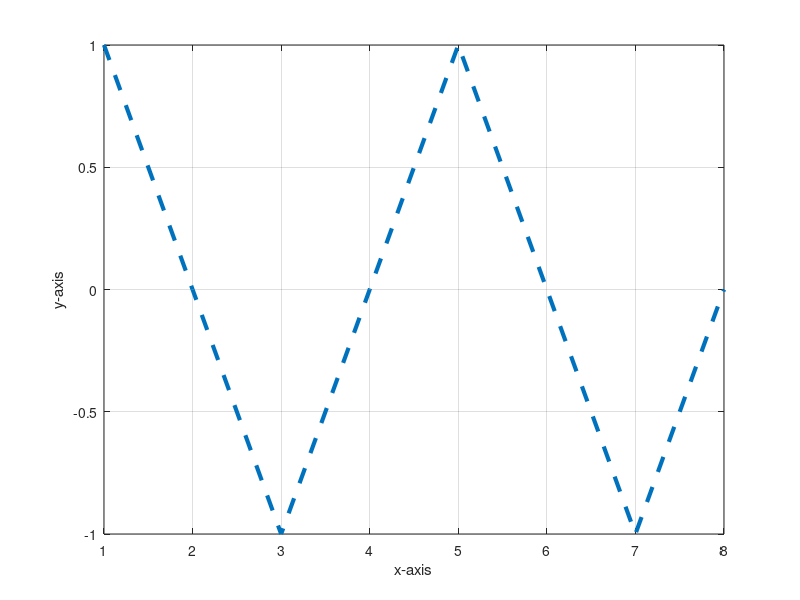

Write the MATLAB code that produced this figure.
clear all
x=0.5;
    
for n=1:8;
V(n)=sin(n*(pi*x));
end;
n=1:8;
figure,plot(n,V,'--','linewidth',3);
grid;
xlabel('x-axis');
ylabel('y-axis');
